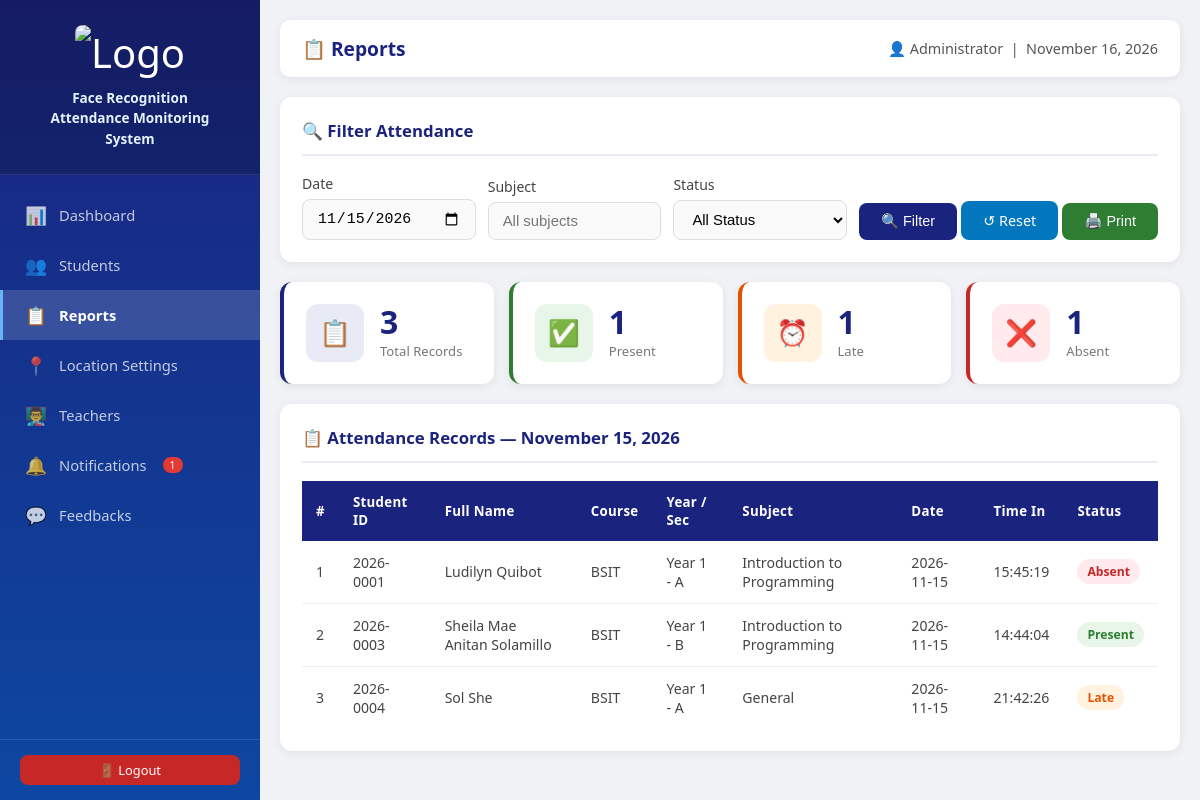
Page /pages/reports.php?date=2026-11-15 (signed in) on the committed database.
### tables this page shows
CREATE TABLE `attendance` (
  `id` int(11) NOT NULL,
  `student_id` int(11) NOT NULL,
  `date` date NOT NULL,
  `time_in` time DEFAULT NULL,
  `status` enum('present','absent','late') DEFAULT 'present',
  `subject` varchar(100) DEFAULT NULL,
  `latitude` decimal(10,8) DEFAULT NULL,
  `longitude` decimal(11,8) DEFAULT NULL,
  `location_verified` tinyint(1) DEFAULT 0,
  `is_manual` tinyint(1) DEFAULT 0,
  `manual_by` int(11) DEFAULT NULL,
  `manual_reason` varchar(255) DEFAULT NULL,
  `subject_id` int(11) DEFAULT NULL,
  `teacher_id` int(11) DEFAULT NULL,
  `recorded_by` int(11) DEFAULT NULL,
  `created_at` timestamp NOT NULL DEFAULT current_timestamp()
);

CREATE TABLE `students` (
  `id` int(11) NOT NULL,
  `student_id` varchar(20) NOT NULL,
  `full_name` varchar(100) NOT NULL,
  `course` varchar(100) DEFAULT NULL,
  `year_level` int(11) DEFAULT NULL,
  `section` varchar(20) DEFAULT NULL,
  `password` varchar(255) DEFAULT NULL,
  `email` varchar(100) DEFAULT NULL,
  `google_email` varchar(150) DEFAULT NULL,
  `google_id` varchar(100) DEFAULT NULL,
  `google_picture` varchar(500) DEFAULT NULL,
  `profile_picture` varchar(500) DEFAULT NULL,
  `is_active` tinyint(1) DEFAULT 1,
  `face_descriptor` text DEFAULT NULL,
  `face_image` varchar(255) DEFAULT NULL,
  `created_at` timestamp NOT NULL DEFAULT current_timestamp(),
  `email_verified_at` datetime DEFAULT NULL,
  `email_verification_token_hash` char(64) DEFAULT NULL,
  `email_verification_expires_at` datetime DEFAULT NULL
);

### pages/reports.php (the view, shortened to what this page needs)
<?php
require_once 'layout.php';
$conn = getConnection();
$filter_date    = $_GET['date']    ?? date('Y-m-d');
$filter_subject = $_GET['subject'] ?? '';
$where = ["a.date = '$filter_date'"];
$where_sql = implode(' AND ', $where);
$records = $conn->query("
    SELECT s.student_id, s.full_name, s.course, s.year_level, s.section,
           a.time_in, a.status, a.subject, a.date
    FROM attendance a
    JOIN students s ON a.student_id = s.id
    WHERE $where_sql
    ORDER BY s.full_name ASC
");
$total   = $records ? $records->num_rows : 0;
$present = 0; $late = 0; $absent = 0;
$rows_data = [];
if ($records) {
    while ($r = $records->fetch_assoc()) {
        $rows_data[] = $r;
        if ($r['status'] === 'present') $present++;
        elseif ($r['status'] === 'late') $late++;
        else $absent++;
    }
}
?>
<div class="card">
    <div class="card-title">🔍 Filter Attendance</div>
    <form method="GET" style="display:flex; gap:12px; flex-wrap:wrap; align-items:flex-end;">
        <div class="form-group" style="margin:0; flex:1; min-width:150px;">
            <label>Date</label>
            <input type="date" name="date" class="form-control"
                   value="<?= htmlspecialchars($filter_date) ?>">
        </div>
        <div class="form-group" style="margin:0; flex:1; min-width:150px;">
            <label>Subject</label>
            <input type="text" name="subject" class="form-control"
                   placeholder="All subjects" value="<?= htmlspecialchars($filter_subject) ?>">
        </div>
        <div class="form-group" style="margin:0; flex:1; min-width:130px;">
            <label>Status</label>
            <select name="status" class="form-control">
                <option value="">All Status</option>
            </select>
        </div>
        <div>
            <button type="submit" class="btn btn-primary">🔍 Filter</button>
            <a href="reports.php" class="btn btn-info">↺ Reset</a>
            <button type="button" onclick="printReport()" class="btn btn-success">🖨️ Print</button>
        </div>
    </form>
</div>
<div class="stats-grid" style="grid-template-columns: repeat(4, 1fr);">
    <div class="stat-card blue">
        <div class="stat-icon" style="background:#e8eaf6">📋</div>
        <div class="stat-info"><h3><?= $total ?></h3><p>Total Records</p></div>
    </div>
    <div class="stat-card green">
        <div class="stat-icon" style="background:#e8f5e9">✅</div>
        <div class="stat-info"><h3><?= $present ?></h3><p>Present</p></div>
    </div>
    <div class="stat-card orange">
        <div class="stat-icon" style="background:#fff3e0">⏰</div>
        <div class="stat-info"><h3><?= $late ?></h3><p>Late</p></div>
    </div>
    <div class="stat-card red">
        <div class="stat-icon" style="background:#ffebee">❌</div>
        <div class="stat-info"><h3><?= $absent ?></h3><p>Absent</p></div>
    </div>
</div>
<div class="card" id="print-area">
    <div class="card-title">
        📋 Attendance Records — <?= date('F d, Y', strtotime($filter_date)) ?>
    </div>
    <?php if (count($rows_data) > 0): ?>
    <div class="table-responsive">
        <table>
            <thead>
                <tr>
                    <th>#</th>
                    <th>Student ID</th>
                    <th>Full Name</th>
                    <th>Course</th>
                    <th>Year / Sec</th>
                    <th>Subject</th>
                    <th>Date</th>
                    <th>Time In</th>
                    <th>Status</th>
                </tr>
            </thead>
            <tbody>
            <?php foreach ($rows_data as $i => $row): ?>
                <tr>
                    <td><?= $i + 1 ?></td>
                    <td><?= htmlspecialchars($row['student_id']) ?></td>
                    <td><?= htmlspecialchars($row['full_name']) ?></td>
                    <td><?= htmlspecialchars($row['course']) ?></td>
                    <td>Year <?= $row['year_level'] ?> - <?= htmlspecialchars($row['section']) ?></td>
                    <td><?= htmlspecialchars($row['subject']) ?></td>
                    <td><?= $row['date'] ?></td>
                    <td><?= $row['time_in'] ?></td>
                    <td>
                        <span class="badge badge-<?= $row['status'] ?>">
                            <?= ucfirst($row['status']) ?>
                        </span>
                    </td>
                </tr>
            <?php endforeach; ?>
            </tbody>
        </table>
    </div>
    <?php endif; ?>
</div>
    </main>
</div>
</body>
</html>

### assets/css/style.css (style rules this page uses)
* { margin: 0; padding: 0; box-sizing: border-box; }
body { font-family: 'Segoe UI', Tahoma, Geneva, Verdana, sans-serif; background: #f0f2f5; color: #333; }
.stats-grid { display: grid; grid-template-columns: repeat(auto-fit, minmax(200px, 1fr)); gap: 15px; margin-bottom: 20px; }
.stat-card { background: white; border-radius: 12px; padding: 22px; display: flex; align-items: center; gap: 16px; box-shadow: 0 2px 10px rgba(0,0,0,0.07); border-left: 4px solid transparent; transition: transform 0.2s; }
.stat-card.blue { border-left-color: #1a237e; }
.stat-card.green { border-left-color: #2e7d32; }
.stat-card.red { border-left-color: #c62828; }
.stat-card.orange { border-left-color: #e65100; }
.stat-icon { width: 58px; height: 58px; border-radius: 12px; display: flex; align-items: center; justify-content: center; font-size: 1.6rem; flex-shrink: 0; }
.stat-info h3 { font-size: 2rem; font-weight: 700; color: #1a237e; line-height: 1; }
.stat-info p { color: #777; font-size: 0.82rem; margin-top: 4px; }
.card { background: white; border-radius: 12px; padding: 22px; box-shadow: 0 2px 10px rgba(0,0,0,0.07); margin-bottom: 20px; }
.card-title { font-size: 1.05rem; font-weight: 600; color: #1a237e; margin-bottom: 18px; padding-bottom: 12px; border-bottom: 2px solid #e8eaf6; display: flex; align-items: center; gap: 8px; }
.form-group { margin-bottom: 16px; }
.form-group label { display: block; margin-bottom: 6px; font-weight: 500; font-size: 0.88rem; color: #444; }
.form-control { width: 100%; padding: 10px 14px; border: 1.5px solid #ddd; border-radius: 8px; font-size: 0.93rem; transition: border-color 0.2s, box-shadow 0.2s; background: #fafafa; }
.btn { padding: 10px 22px; border: none; border-radius: 8px; cursor: pointer; font-size: 0.9rem; font-weight: 500; transition: all 0.2s; text-decoration: none; display: inline-flex; align-items: center; gap: 6px; }
.btn-primary { background: #1a237e; color: white; }
.btn-success { background: #2e7d32; color: white; }
.btn-info { background: #0277bd; color: white; }
.table-responsive { overflow-x: auto; }
table { width: 100%; border-collapse: collapse; }
thead th { background: #1a237e; color: white; padding: 12px 14px; text-align: left; font-size: 0.83rem; font-weight: 600; letter-spacing: 0.3px; }
thead th:first-child { border-radius: 0; }
tbody td { padding: 12px 14px; border-bottom: 1px solid #f0f0f0; font-size: 0.88rem; color: #444; }
tbody tr:last-child td { border-bottom: none; }
.badge { padding: 4px 10px; border-radius: 20px; font-size: 0.76rem; font-weight: 600; display: inline-block; }
.badge-present { background: #e8f5e9; color: #2e7d32; }
.badge-absent { background: #ffebee; color: #c62828; }
.badge-late { background: #fff3e0; color: #e65100; }

### rows in the picture
attendance: student.student_id "2026-0001", student.full_name "Ludilyn Quibot", student.course "BSIT", student.year_level "1", student.section "A", subject "Introduction to Programming", date "2026-11-15", time_in "15:45:19", status "Absent"
attendance: student.student_id "2026-0003", student.full_name "Sheila Mae Anitan Solamillo", student.course "BSIT", student.year_level "1", student.section "B", subject "Introduction to Programming", date "2026-11-15", time_in "14:44:04", status "Present"
attendance: student.student_id "2026-0004", student.full_name "Sol She", student.course "BSIT", student.year_level "1", student.section "A", subject "General", date "2026-11-15", time_in "21:42:26", status "Late"

### other values in the picture
$nc_count "1"
$titles[$current_page] "📋 Reports"
$_SESSION['full_name'] "Administrator"
$total "3"
$present "1"
$late "1"
$absent "1"
